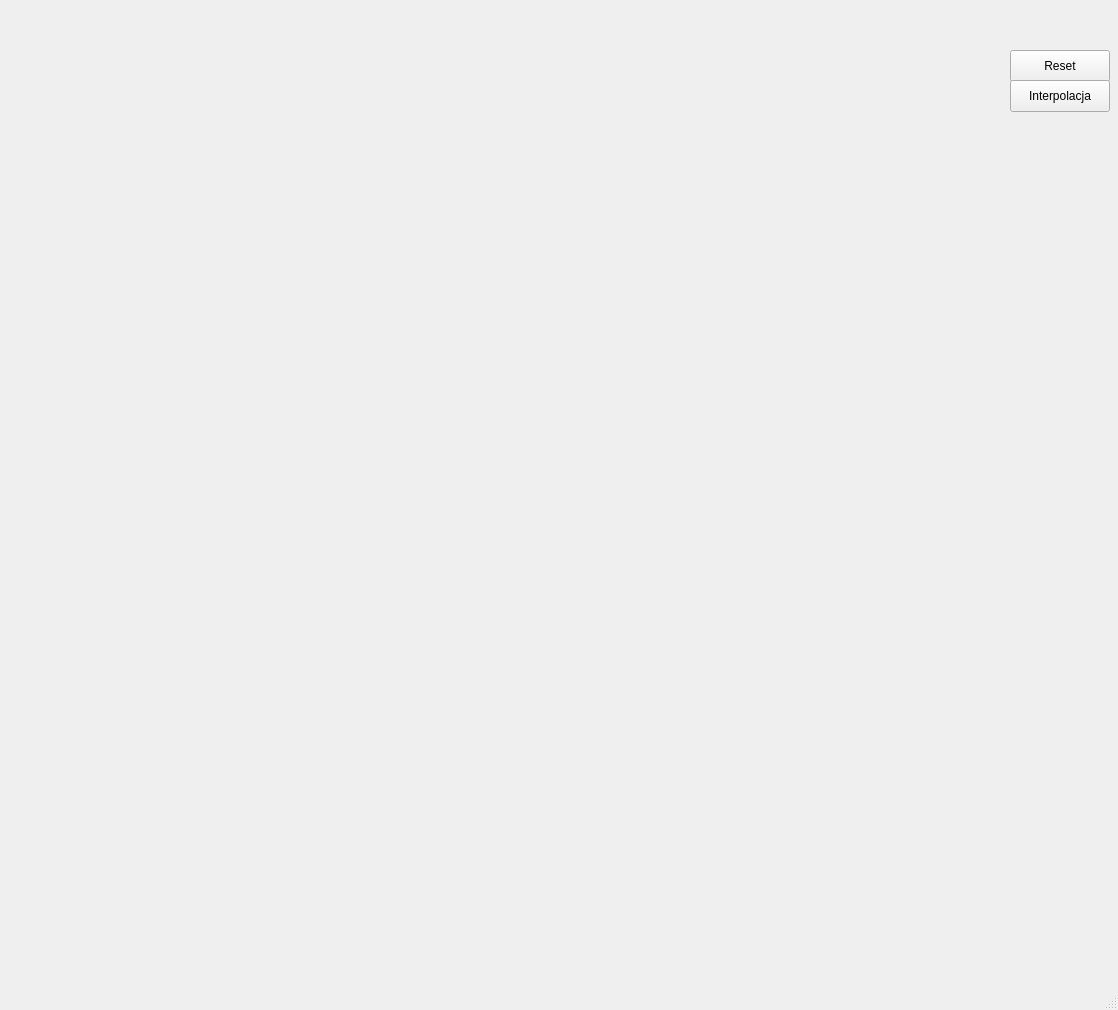
<?xml version="1.0" encoding="UTF-8"?>
<ui version="4.0">
 <class>MainWindow</class>
 <widget class="QMainWindow" name="MainWindow">
  <property name="geometry">
   <rect>
    <x>0</x>
    <y>0</y>
    <width>1118</width>
    <height>1010</height>
   </rect>
  </property>
  <property name="windowTitle">
   <string>Teksturowanie Trójkątów</string>
  </property>
  <widget class="QWidget" name="centralwidget">
   <widget class="Ekran" name="ekran" native="true">
    <property name="geometry">
     <rect>
      <x>10</x>
      <y>10</y>
      <width>1000</width>
      <height>1000</height>
     </rect>
    </property>
    <property name="cursor">
     <cursorShape>PointingHandCursor</cursorShape>
    </property>
   </widget>
   <widget class="QPushButton" name="reset_button">
    <property name="geometry">
     <rect>
      <x>1010</x>
      <y>50</y>
      <width>100</width>
      <height>32</height>
     </rect>
    </property>
    <property name="text">
     <string>Reset</string>
    </property>
   </widget>
   <widget class="QPushButton" name="interpolacja_button">
    <property name="geometry">
     <rect>
      <x>1010</x>
      <y>80</y>
      <width>100</width>
      <height>32</height>
     </rect>
    </property>
    <property name="text">
     <string>Interpolacja</string>
    </property>
   </widget>
  </widget>
  <widget class="QMenuBar" name="menubar">
   <property name="geometry">
    <rect>
     <x>0</x>
     <y>0</y>
     <width>1118</width>
     <height>24</height>
    </rect>
   </property>
  </widget>
  <widget class="QStatusBar" name="statusbar"/>
 </widget>
 <customwidgets>
  <customwidget>
   <class>Ekran</class>
   <extends>QWidget</extends>
   <header location="global">ekran.h</header>
   <container>1</container>
  </customwidget>
 </customwidgets>
 <resources/>
 <connections/>
</ui>
